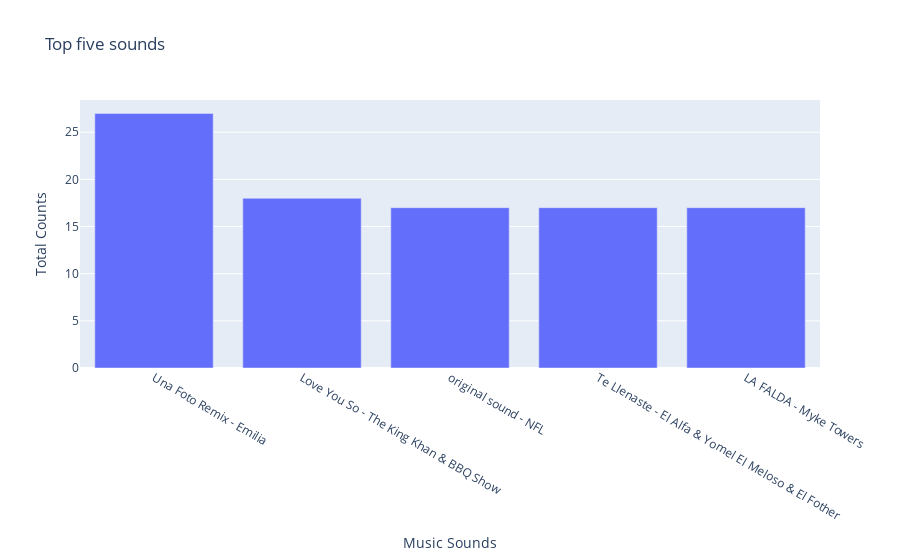

This figure's notebook cell:
### Code cell
combined['music_count'] = combined['music'].map(control['music'].value_counts())
c_music = combined.sort_values('music_count', ascending=False).drop_duplicates(subset='music').head(5)
top_sounds = ex.bar(c_music, x="music", y = "music_count", labels={
                     "music": "Music Sounds",
                     "music_count": "Total Counts"
                 },
                title="Top five sounds")
top_sounds

### Figure 1 — Plotly figure (JSON) as saved in the notebook; plotly's stock layout.template omitted (floating-point values rounded to 4 significant figures)
{"data": [{"alignmentgroup": "True", "hovertemplate": "Music Sounds=%{x}<br>Total Counts=%{y}<extra></extra>", "legendgroup": "", "marker": {"color": "#636efa", "pattern": {"shape": ""}}, "name": "", "offsetgroup": "", "orientation": "v", "showlegend": false, "textposition": "auto", "type": "bar", "x": ["Una Foto Remix - Emilia", "Love You So - The King Khan & BBQ Show", "original sound - NFL", "Te Llenaste - El Alfa & Yomel El Meloso & El Fother", "LA FALDA - Myke Towers"], "xaxis": "x", "y": [27, 18, 17, 17, 17], "yaxis": "y"}], "layout": {"barmode": "relative", "legend": {"tracegroupgap": 0}, "title": {"text": "Top five sounds"}, "xaxis": {"anchor": "y", "domain": [0, 1], "title": {"text": "Music Sounds"}}, "yaxis": {"anchor": "x", "domain": [0, 1], "title": {"text": "Total Counts"}}}}
